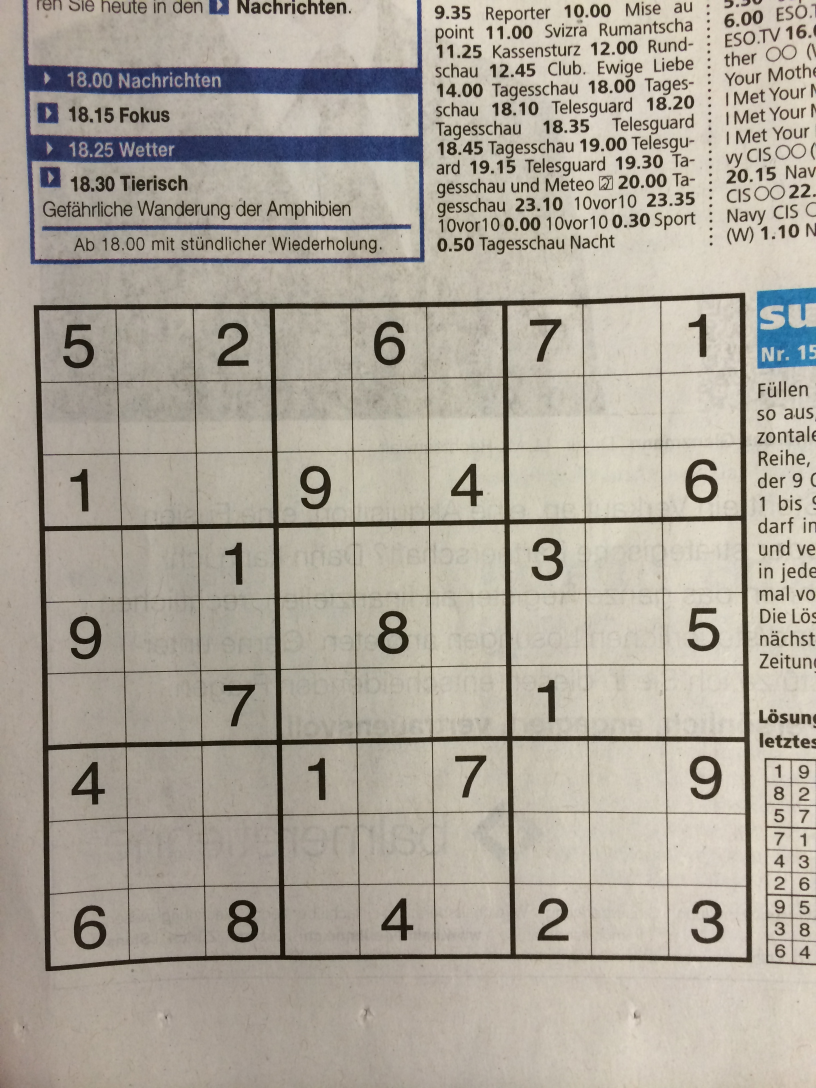
#> input picture dataset/test.jpg, 2448 x 3264 px (shown at 1/3 size)
$ jupyter execute sudoku_v1.ipynb
#> lines starting #> are read from the running program, lines starting #| are printed output that depends on the picture; after the words box and inside, x2 and y2 are one past the last pixel; in counts of white or black regions, pixels touching at a corner belong together; long printed decimals are rounded
[cell 1]
import sys
import os
print(sys.version)

[cell 2]
import random
import sys
import datetime
import cv2
import numpy as np
import operator
import imutils
import matplotlib.pyplot as plt

#debug info OpenCV version
print ("OpenCV version: " + cv2.__version__)

[cell 3]
#define constants
imagePath = "dataset/test.jpg" #specify your path here
scale_percent = 20  # percentage by which image size will be reduced

[cell 4]
def display_image(img, title):
    cv2.imshow(title,img)
    # here it should be the pause ,0 means indefinitely
    k = cv2.waitKey(0)
    if k == 27:         # wait for ESC key to exit
        cv2.destroyAllWindows()

[cell 5]
img = cv2.imread(imagePath)
#> img is the input picture: shape (3264, 2448, 3); mean B, G, R 154.3, 165.9, 172.6

print('Original Dimensions : ',img.shape)
#| Original Dimensions :  (3264, 2448, 3)

width = int(img.shape[1] * scale_percent / 100)
#> width = 489
height = int(img.shape[0] * scale_percent / 100)
#> height = 652
dim = (width, height)
#> dim = (489, 652)
# resize image
img = cv2.resize(img, dim, interpolation = cv2.INTER_AREA)
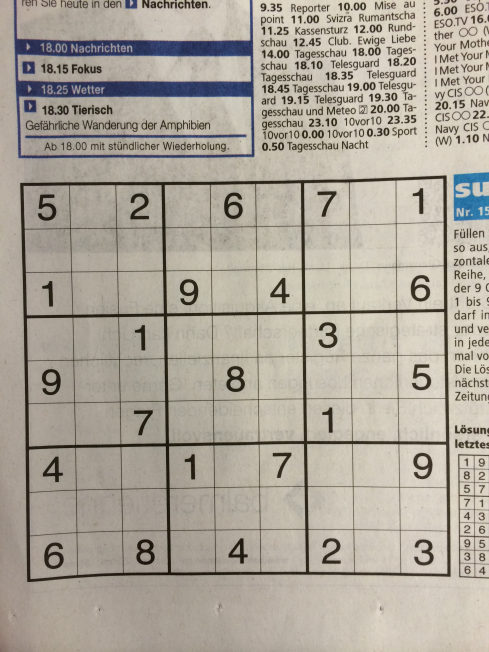
#> img: shape (652, 489, 3); mean B, G, R 154.3, 165.9, 172.6
print('Resized Dimensions : ',img.shape)
#| Resized Dimensions :  (652, 489, 3)

#Grayscale
img = cv2.cvtColor(img, cv2.COLOR_BGR2GRAY)
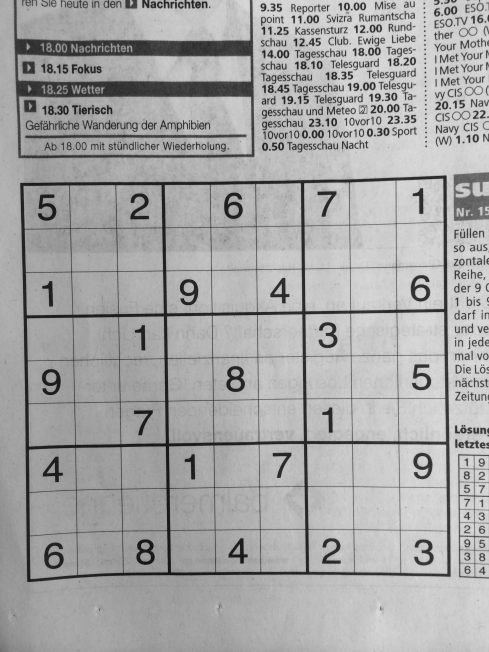
#> img: shape (652, 489); min 19, max 221, mean 166.5

display_image(img,"GrayResized")
#> (key Esc is pressed here)

[cell 6]
#Processing the image
img = cv2.GaussianBlur(img, (9 ,9), 0)
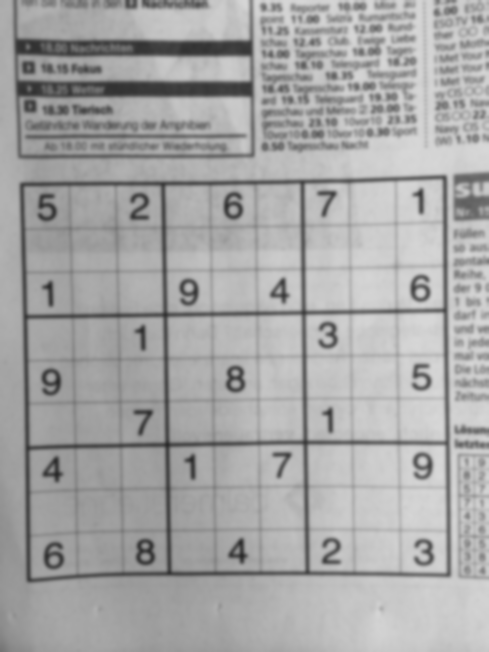
#> img: shape (652, 489); min 41, max 216, mean 166.5
display_image(img,"GausianBlur")
#> (key Enter is pressed here)

[cell 7]
# Adaptive threshold using 11 nearest neighbour pixels
# If the pixel value is smaller than the threshold, it is set to 0, otherwise it is set to a maximum value.
img = cv2.adaptiveThreshold(img, 255, cv2.ADAPTIVE_THRESH_GAUSSIAN_C, cv2.THRESH_BINARY, 11, 2)
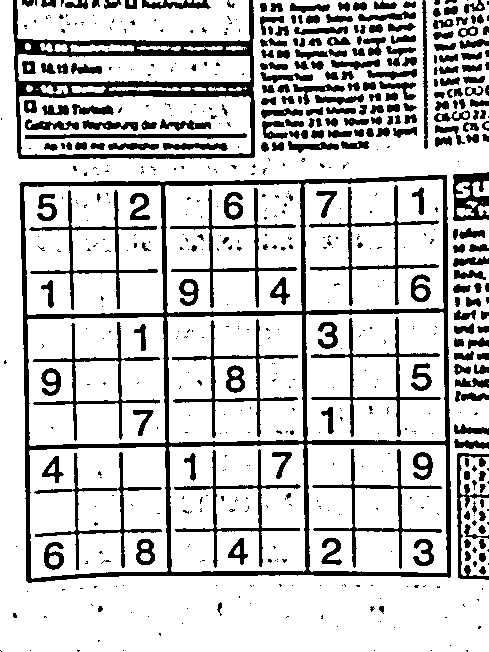
#> img: shape (652, 489); 78.3% white; 615 black regions (366 under 20 px), largest, box (x1, y1, x2, y2) and area: (19, 175, 451, 583) 14425, (13, 0, 255, 159) 7574, (309, 185, 439, 306) 1592
display_image(img,"AdaptiveThreshold")

[cell 8]
# Invert colours, so gridlines have non-zero pixel values.
img = cv2.bitwise_not(img);
display_image(img,"BitwiseNot")

[cell 9]
#increases the white region in the image or size of foreground object increases.This makes gridlines prominent
kernel = np.array([[0., 1., 0.], [1., 1., 1.], [0., 1., 0.]], np.uint8)
img = cv2.dilate(img, kernel)
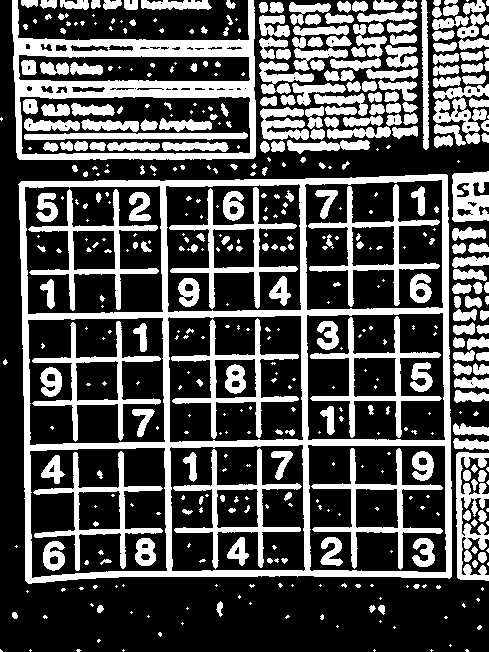
#> img: shape (652, 489); 32.5% white; 501 white regions (245 under 20 px)
display_image(img,"Dilated")

[cell 10]
def get_corners_of_largest_polygon(img):
    """Finds the 4 extreme corners of the largest contour in the image."""

    contours, h = cv2.findContours(img.copy(), cv2.RETR_EXTERNAL, cv2.CHAIN_APPROX_SIMPLE)
#> contours = 244 contours, 101 with area under 20; largest, box (x1, y1, x2, y2) and area: (18, 174, 452, 584) 169683, (12, 0, 256, 160) 28944, (456, 452, 489, 581) 1676, (452, 171, 489, 222) 1465, (433, 84, 489, 144) 1218; h = 244 rows, first 6: [1, -1, -1, -1], [2, 0, -1, -1], [3, 1, -1, -1], [4, 2, -1, -1], [5, 3, -1, -1], [6, 4, -1, -1]
    contours = sorted(contours, key=cv2.contourArea, reverse=True)
    # Largest image
    polygon = contours[0]
#> polygon = contour of 134 points, box (x1, y1, x2, y2) (18, 174, 452, 584), area 169683

    # Bottom-right point has the largest (x + y) value
    # Top-left has point smallest (x + y) value
    # Bottom-left point has smallest (x - y) value
    # Top-right point has largest (x - y) value
    bottom_right, _ = max(enumerate([pt[0][0] + pt[0][1] for pt in polygon]), key=operator.itemgetter(1))
#> bottom_right = 96
    top_left, _ = min(enumerate([pt[0][0] + pt[0][1] for pt in polygon]), key=operator.itemgetter(1))
#> top_left = 34
    bottom_left, _ = min(enumerate([pt[0][0] - pt[0][1] for pt in polygon]), key=operator.itemgetter(1))
#> bottom_left = 59
    top_right, _ = max(enumerate([pt[0][0] - pt[0][1] for pt in polygon]), key=operator.itemgetter(1))
#> top_right = 132

    # return np array of size 4 representing the four corners' x and y coordinates
    arr = np.array([polygon[top_left][0], polygon[top_right][0], polygon[bottom_right][0], polygon[bottom_left][0]], dtype='float32')
#> arr = [[21, 181], [447, 175], [449, 578], [25, 580]]
    return arr

[cell 11]
rect_corners = get_corners_of_largest_polygon(img)
#> rect_corners = [[21, 181], [447, 175], [449, 578], [25, 580]]

[cell 12]
def distance_between(p1, p2):
    """Returns the scalar distance between two points"""
    a = p2[0] - p1[0]
#> a = -2
    b = p2[1] - p1[1]
#> b = -403
    return np.sqrt((a ** 2) + (b ** 2))

[cell 13]
def get_bird_view_image(img, src_point):
    """bird's eye view of the given board from the corresponding src_point."""

    # Get the longest side in the rectangle
    side = max([
        distance_between(src_point[2], src_point[1]),
        distance_between(src_point[0], src_point[3]),
        distance_between(src_point[2], src_point[3]),
        distance_between(src_point[0], src_point[1])
        ])
#> side = 426

    print(side)
#| 426.042

    dst_points = np.array([[0, 0], [side - 1, 0], [side - 1, side - 1], [0, side - 1]], dtype='float32')
#> dst_points = [[0, 0], [425, 0], [425, 425], [0, 425]]

    m = cv2.getPerspectiveTransform(src_point, dst_points)
#> m = [[1.01, -0.0101, -19.3], [0.0149, 1.06, -191.9], [2.33e-05, -1.21e-05, 1]]

    # Performs the transformation on the original image
    warp = cv2.warpPerspective(img, m, (int(side), int(side)))
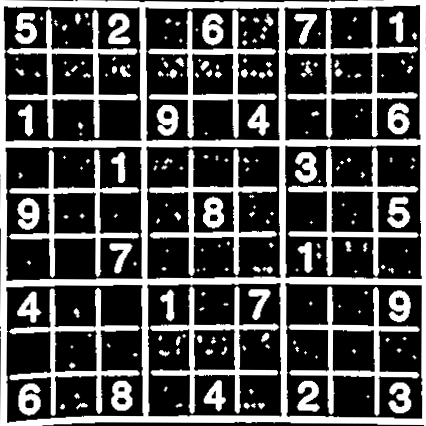
#> warp: shape (426, 426); min 0, max 255, mean 80.3
    plt.imshow(warp, cmap='gray')
    plt.title('warp_image')
    plt.show()
    return warp
